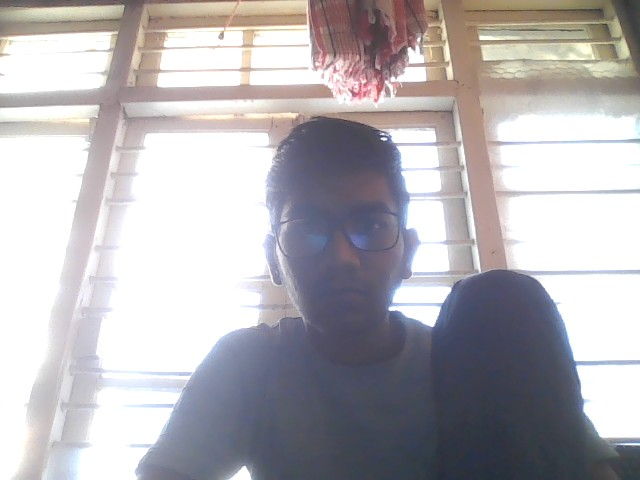
#> input picture media/student_faces/student_1.jpeg, 640 x 480 px, given in place of the camera
$ python add_faces.py
#> lines starting #> are read from the running program, lines starting #| are printed output that depends on the picture
import cv2
import pickle
import numpy as np
import os

# ---------------- PATH SETUP ----------------
BASE_DIR = os.path.dirname(os.path.abspath(__file__))
DATA_DIR = os.path.join(BASE_DIR, "data")

if not os.path.exists(DATA_DIR):
    os.makedirs(DATA_DIR)

cascade_path = os.path.join(DATA_DIR, "haarcascade_frontalface_default.xml")

facedetect = cv2.CascadeClassifier(cascade_path)
print("Cascade Loaded:", not facedetect.empty())

# ---------------- CAMERA ----------------
video = cv2.VideoCapture(0)
faces_data = []
i = 0

name = input("Enter Your Name: ")
#> the answer given: ../media/student_faces/student_1.jpeg

# ---------------- FACE CAPTURE ----------------
while True:
    ret, frame = video.read()
#> frame is the input picture: shape (480, 640, 3); mean B, G, R 180.6, 176.7, 179.8
    gray = cv2.cvtColor(frame, cv2.COLOR_BGR2GRAY)
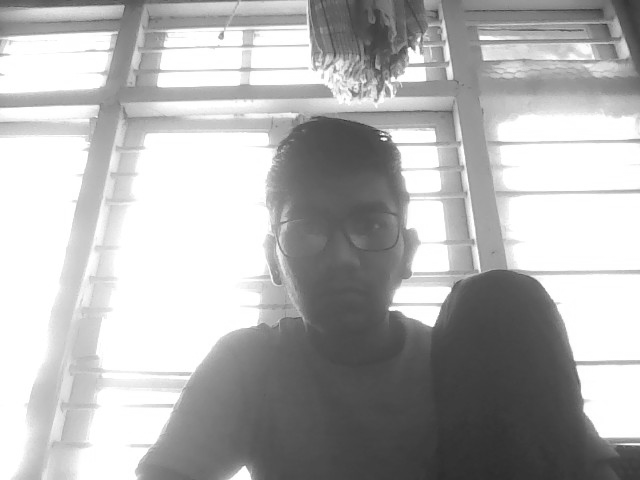
#> gray: shape (480, 640); min 44, max 255, mean 178.1
    faces = facedetect.detectMultiScale(gray, 1.3, 5)
#> faces = ()

    for (x, y, w, h) in faces:
        crop_img = frame[y:y+h, x:x+w]
        resized_img = cv2.resize(crop_img, (50, 50))

        if len(faces_data) < 100 and i % 10 == 0:
            faces_data.append(resized_img)

        i += 1

        cv2.putText(frame, str(len(faces_data)), (50, 50),
                    cv2.FONT_HERSHEY_COMPLEX, 1, (0, 255, 0), 2)
        cv2.rectangle(frame, (x, y), (x+w, y+h), (0, 255, 0), 2)
#> this loop made 0 passes
#> after the loop, faces_data = []; i = 0

    cv2.imshow("Collecting Faces", frame)

    if cv2.waitKey(1) == ord('q') or len(faces_data) == 100:
#> (key q is pressed here)
        break

video.release()
cv2.destroyAllWindows()

# ---------------- PROCESS DATA ----------------
faces_data = np.asarray(faces_data)
#> faces_data = empty array
faces_data = faces_data.reshape(100, -1)

names_path = os.path.join(DATA_DIR, "names.pkl")
faces_path = os.path.join(DATA_DIR, "faces_data.pkl")

# ---------------- SAVE NAMES ----------------
if not os.path.exists(names_path):
    names = [name] * 100
else:
    with open(names_path, "rb") as f:
#> (reads attendence/data/names.pkl from the repository)
        names = pickle.load(f)
    names = names + [name] * 100

with open(names_path, "wb") as f:
    pickle.dump(names, f)

# ---------------- SAVE FACE DATA ----------------
if not os.path.exists(faces_path):
    with open(faces_path, "wb") as f:
        pickle.dump(faces_data, f)
else:
    with open(faces_path, "rb") as f:
#> (reads attendence/data/faces_data.pkl from the repository)
        old_faces = pickle.load(f)

#> (the run stopped early here; a loop or call above may not have finished)
